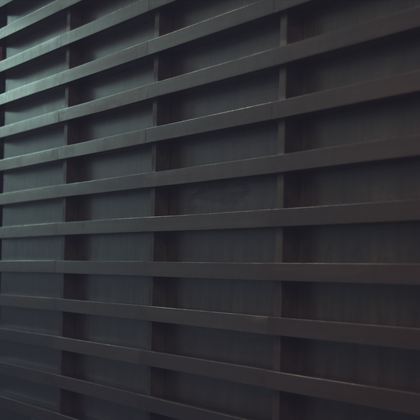
%> input picture general_functions/woodwall_0.png, 420 x 420 px, shrunk from 1024 x 1024 before the run; the run also reads 2 pictures not shown here
$ octave Run_GB.m   (GNU Octave 9; MATLAB toolbox functions it lacks are replaced by stand-ins)
%> lines starting %> are read from the running program, lines starting %| are printed output that depends on the picture; in (x1, y1, x2, y2) boxes, pixels count from 0 and x2, y2 are one past the last pixel; in counts of white or black regions, pixels touching at a corner belong together; the program's own positions count from 1
### general_functions/normalize2D.m
% This function normalizes a 2D matrix I0 to a 0-1 2D matrix I.
%
function I=normalize2D(I0)

I0=double(I0);
MAX=max(max(I0));
MIN=min(min(I0));
delta=MAX-MIN;

[r,c]=size(I0);
I=zeros(r,c);
for i=1:r
    for j=1:c
     I(i,j)=((I0(i,j)-MIN)./delta);
    end
end

end

### general_functions/calculateStokes.m
% This function calculates the 5 polarization parameters of the pixel.
%
% Output parameters:
%  5 polarization parameters: s0,s1,s2,DOLP,AOLP
%
% Input parameters:
%  4 intensity parameters of the pixel: i0,i45,i90,i135
%
function [s0,s1,s2,DOLP,AOLP] = calculateStokes(i0,i45,i90,i135)

% i0,i45,i90,i135: 0~1;
% make sure S0: 0~1, S1: -1~1, S2: -1~1
s0 = 0.5*(i0 + i45 + i90 + i135);
s0 = s0/2;
s1 = i0 - i90;
s2 = i45 - i135;

% make sure DOLP: 0~1
DOLP = sqrt(s1.*s1 + s2.*s2)./(s0);
DOLP(DOLP>1) = 1;
DOLP(DOLP<0) = 0;
DOLP(isnan(DOLP)) = 0;
DOLP(isinf(DOLP)) = 1;

% make sure AOLP: 0~1
AOLP = (1/2) * atan2(s2,s1);
AOLP = AOLP * 180 / pi;
AOLP = mod(AOLP,180)/180.0;

 if max(i0(:)) > 255 || max(i45(:)) > 255 || max(i90(:)) > 255 || max(i135(:)) > 255
    s1 = (s1 + 65535)/131070;
    s2 = (s2 + 65535)/131070;
 elseif max(i0(:) < 1) || max(i45(:) < 1) || max(i90(:) < 1) || max(i135(:) < 1)
    s1 = (s1 + 1)/2;
    s2 = (s2 + 1)/2;
 else
    s1 = (s1 + 255)/510;
    s2 = (s2 + 255)/510;
 end

end

### Gradient based (GB)/GB.m
%% Demosaic a matrix, and get 4 full-resolution intensity matrices with
% 'gradient based' algorithm
%
%% Input:
% The mosaic matrix
%
%% Output:
% 4 demosaiced matrices (4 intensity matrices)
function [I0_d,I45_d,I90_d,I135_d] = GB(mosaic)
% 90 45
% 135 0
thr=0.6;
[r,c,h]=size(mosaic);
r=r+6;
c=c+6;
I90=mosaic(:,:,1);
I45=mosaic(:,:,2);
I135=mosaic(:,:,3);
I0=mosaic(:,:,4);
I90=padarray(I90, [3 3]);
I45=padarray(I45, [3 3]);
I135=padarray(I135, [3 3]);
I0=padarray(I0, [3 3]);
%% interpolate the diagonal pixels
%% 90
% get D45135
D45=zeros(r,c);
D135=zeros(r,c);
D45135=zeros(r,c);
for i=5:2:r-3
    for j=5:2:c-3
        D45(i,j)=abs(I90(i-3,j-1)-I90(i-1,j-3)) + abs(I90(i-3,j+1)-I90(i-1,j-1)) + abs(I90(i-3,j+3)-I90(i-1,j+1))+...
                 abs(I90(i-1,j-1)-I90(i+1,j-3)) + abs(I90(i-1,j+1)-I90(i+1,j-1)) + abs(I90(i-1,j+3)-I90(i+1,j+1))+...
                 abs(I90(i+1,j-1)-I90(i+3,j-3)) + abs(I90(i+1,j+1)-I90(i+3,j-1)) + abs(I90(i+1,j+3)-I90(i+3,j+1));
        D135(i,j)=abs(I90(i-3,j-3)-I90(i-1,j-1)) + abs(I90(i-3,j-1)-I90(i-1,j+1)) + abs(I90(i-3,j+1)-I90(i-1,j+3))+...
                  abs(I90(i-1,j-3)-I90(i+1,j-1)) + abs(I90(i-1,j-1)-I90(i+1,j+1)) + abs(I90(i-1,j+1)-I90(i+1,j+3))+...
                  abs(I90(i+1,j-3)-I90(i+3,j-1)) + abs(I90(i+1,j-1)-I90(i+3,j+1)) + abs(I90(i+1,j+1)-I90(i+3,j+3));
        D45135(i,j)=D45(i,j)/D135(i,j);
    end
end

% decide how to interpolate by D45135
for i=5:2:r-3
    for j=5:2:c-3
        if D45135(i,j)>thr
            % 135° edge
            I90(i,j)=dia(I90(i-3,j-3),I90(i-1,j-1),I90(i+1,j+1),I90(i+3,j+3));
        elseif D45135(i,j)<thr
            % 45° edge
            I90(i,j)=dia(I90(i+3,j+3),I90(i+1,j+1),I90(i-1,j-1),I90(i-3,j-3));
        else
            % smooth
            I90(i,j)=(I90(i-1,j-1)+I90(i-1,j+1)+I90(i+1,j-1)+I90(i+1,j+1))/4;
        end
    end
end
%% 45
% get D45135
D45=zeros(r,c);
D135=zeros(r,c);
D45135=zeros(r,c);
for i=5:2:r-3
    for j=5:2:c-3
        D45(i,j)=abs(I45(i-3,j-1)-I45(i-1,j-3)) + abs(I45(i-3,j+1)-I45(i-1,j-1)) + abs(I45(i-3,j+3)-I45(i-1,j+1))+...
                 abs(I45(i-1,j-1)-I45(i+1,j-3)) + abs(I45(i-1,j+1)-I45(i+1,j-1)) + abs(I45(i-1,j+3)-I45(i+1,j+1))+...
                 abs(I45(i+1,j-1)-I45(i+3,j-3)) + abs(I45(i+1,j+1)-I45(i+3,j-1)) + abs(I45(i+1,j+3)-I45(i+3,j+1));
        D135(i,j)=abs(I45(i-3,j-3)-I45(i-1,j-1)) + abs(I45(i-3,j-1)-I45(i-1,j+1)) + abs(I45(i-3,j+1)-I45(i-1,j+3))+...
                  abs(I45(i-1,j-3)-I45(i+1,j-1)) + abs(I45(i-1,j-1)-I45(i+1,j+1)) + abs(I45(i-1,j+1)-I45(i+1,j+3))+...
                  abs(I45(i+1,j-3)-I45(i+3,j-1)) + abs(I45(i+1,j-1)-I45(i+3,j+1)) + abs(I45(i+1,j+1)-I45(i+3,j+3));
        D45135(i,j)=D45(i,j)/D135(i,j);
    end
end
% decide how to interpolate by D45135
for i=5:2:r-3
    for j=4:2:c-3
        if D45135(i,j)>thr
            % 135° edge
            I45(i,j)=dia(I45(i-3,j-3),I45(i-1,j-1),I45(i+1,j+1),I45(i+3,j+3));
        elseif D45135(i,j)<thr
            % 45° edge
            I45(i,j)=dia(I45(i+3,j+3),I45(i+1,j+1),I45(i-1,j-1),I45(i-3,j-3));
        else
            % smooth
            I45(i,j)=(I45(i-1,j-1)+I45(i-1,j+1)+I45(i+1,j-1)+I45(i+1,j+1))/4;
        end
    end
end
%% 135
% get D45135
D45=zeros(r,c);
D135=zeros(r,c);
D45135=zeros(r,c);
for i=4:2:r-3
    for j=5:2:c-3
        D45(i,j)=abs(I135(i-3,j-1)-I135(i-1,j-3)) + abs(I135(i-3,j+1)-I135(i-1,j-1)) + abs(I135(i-3,j+3)-I135(i-1,j+1))+...
                 abs(I135(i-1,j-1)-I135(i+1,j-3)) + abs(I135(i-1,j+1)-I135(i+1,j-1)) + abs(I135(i-1,j+3)-I135(i+1,j+1))+...
                 abs(I135(i+1,j-1)-I135(i+3,j-3)) + abs(I135(i+1,j+1)-I135(i+3,j-1)) + abs(I135(i+1,j+3)-I135(i+3,j+1));
        D135(i,j)=abs(I135(i-3,j-3)-I135(i-1,j-1)) + abs(I135(i-3,j-1)-I135(i-1,j+1)) + abs(I135(i-3,j+1)-I135(i-1,j+3))+...
                  abs(I135(i-1,j-3)-I135(i+1,j-1)) + abs(I135(i-1,j-1)-I135(i+1,j+1)) + abs(I135(i-1,j+1)-I135(i+1,j+3))+...
                  abs(I135(i+1,j-3)-I135(i+3,j-1)) + abs(I135(i+1,j-1)-I135(i+3,j+1)) + abs(I135(i+1,j+1)-I135(i+3,j+3));
        D45135(i,j)=D45(i,j)/D135(i,j);
    end
end
% decide how to interpolate by D45135
for i=4:2:r-3
    for j=5:2:c-3
        if D45135(i,j)>thr
            % 135° edge
            I135(i,j)=dia(I135(i-3,j-3),I135(i-1,j-1),I135(i+1,j+1),I135(i+3,j+3));
        elseif D45135(i,j)<thr
            % 45° edge
            I135(i,j)=dia(I135(i+3,j+3),I135(i+1,j+1),I135(i-1,j-1),I135(i-3,j-3));
        else
            % smooth
            I135(i,j)=(I135(i-1,j-1)+I135(i-1,j+1)+I135(i+1,j-1)+I135(i+1,j+1))/4;
        end
    end
end
%% 0
% get D45135
D45=zeros(r,c);
D135=zeros(r,c);
D45135=zeros(r,c);
for i=4:2:r-3
    for j=4:2:c-3
        D45(i,j)=abs(I0(i-3,j-1)-I0(i-1,j-3)) + abs(I0(i-3,j+1)-I0(i-1,j-1)) + abs(I0(i-3,j+3)-I0(i-1,j+1))+...
                 abs(I0(i-1,j-1)-I0(i+1,j-3)) + abs(I0(i-1,j+1)-I0(i+1,j-1)) + abs(I0(i-1,j+3)-I0(i+1,j+1))+...
                 abs(I0(i+1,j-1)-I0(i+3,j-3)) + abs(I0(i+1,j+1)-I0(i+3,j-1)) + abs(I0(i+1,j+3)-I0(i+3,j+1));
        D135(i,j)=abs(I0(i-3,j-3)-I0(i-1,j-1)) + abs(I0(i-3,j-1)-I0(i-1,j+1)) + abs(I0(i-3,j+1)-I0(i-1,j+3))+...
                  abs(I0(i-1,j-3)-I0(i+1,j-1)) + abs(I0(i-1,j-1)-I0(i+1,j+1)) + abs(I0(i-1,j+1)-I0(i+1,j+3))+...
                  abs(I0(i+1,j-3)-I0(i+3,j-1)) + abs(I0(i+1,j-1)-I0(i+3,j+1)) + abs(I0(i+1,j+1)-I0(i+3,j+3));
        D45135(i,j)=D45(i,j)/D135(i,j);
    end
end
% decide how to interpolate by D45135
for i=4:2:r-3
    for j=4:2:c-3
        if D45135(i,j)>thr
            % 135° edge
            I0(i,j)=dia(I0(i-3,j-3),I0(i-1,j-1),I0(i+1,j+1),I0(i+3,j+3));
        elseif D45135(i,j)<thr
            % 45° edge
            I0(i,j)=dia(I0(i+3,j+3),I0(i+1,j+1),I0(i-1,j-1),I0(i-3,j-3));
        else
            % smooth
            I0(i,j)=(I0(i-1,j-1)+I0(i-1,j+1)+I0(i+1,j-1)+I0(i+1,j+1))/4;
        end
    end
end

%% interpolate the horizontal and vertical pixels
%% 90
% get D090
D0=zeros(r,c);
D90=zeros(r,c);
D090=zeros(r,c);
for i=4:2:r-3
    for j=5:2:c-3
D0(i,j)= abs(I90(i-2,j-1)-I90(i-2,j-3)) + abs(I90(i-2,j+1)-I90(i-2,j-1)) + abs(I90(i-2,j+3)-I90(i-2,j+1))+...
         abs(I90(i,j-1)-I90(i,j-3))     + abs(I90(i,j+1)-I90(i,j-1))     + abs(I90(i,j+3)-I90(i,j+1))+...
         abs(I90(i+2,j-1)-I90(i+2,j-3)) + abs(I90(i+2,j+1)-I90(i+2,j-1)) + abs(I90(i+2,j+3)-I90(i+2,j+1));
D90(i,j)=abs(I90(i-1,j-2)-I90(i-3,j-2)) + abs(I90(i-1,j)-I90(i-3,j)) + abs(I90(i-1,j+2)-I90(i-3,j+2))+...
         abs(I90(i+1,j-2)-I90(i-1,j-2)) + abs(I90(i+1,j)-I90(i-1,j)) + abs(I90(i+1,j+2)-I90(i-1,j+2))+...
         abs(I90(i+3,j-2)-I90(i+1,j-2)) + abs(I90(i+3,j)-I90(i+1,j)) + abs(I90(i+3,j+2)-I90(i+1,j+2));
D090(i,j)=D0(i,j)/D90(i,j);
    end
end
for i=5:2:r-3
    for j=4:2:c-3
D0(i,j)= abs(I90(i-2,j-1)-I90(i-2,j-3)) + abs(I90(i-2,j+1)-I90(i-2,j-1)) + abs(I90(i-2,j+3)-I90(i-2,j+1))+...
         abs(I90(i,j-1)-I90(i,j-3))     + abs(I90(i,j+1)-I90(i,j-1))     + abs(I90(i,j+3)-I90(i,j+1))+...
         abs(I90(i+2,j-1)-I90(i+2,j-3)) + abs(I90(i+2,j+1)-I90(i+2,j-1)) + abs(I90(i+2,j+3)-I90(i+2,j+1));
D90(i,j)=abs(I90(i-1,j-2)-I90(i-3,j-2)) + abs(I90(i-1,j)-I90(i-3,j)) + abs(I90(i-1,j+2)-I90(i-3,j+2))+...
         abs(I90(i+1,j-2)-I90(i-1,j-2)) + abs(I90(i+1,j)-I90(i-1,j)) + abs(I90(i+1,j+2)-I90(i-1,j+2))+...
         abs(I90(i+3,j-2)-I90(i+1,j-2)) + abs(I90(i+3,j)-I90(i+1,j)) + abs(I90(i+3,j+2)-I90(i+1,j+2));
D090(i,j)=D0(i,j)/D90(i,j);
    end
end
% interpolate
for i=4:2:r-3
    for j=5:2:c-3
        if D090(i,j)>thr
            % 90° edge
            I90(i,j)=dia(I90(i+3,j),I90(i+1,j),I90(i-1,j),I90(i-3,j));
        elseif D45135(i,j)<thr
            % 0° edge
            I90(i,j)=dia(I90(i,j+3),I90(i,j+1),I90(i,j-1),I90(i,j-3));
        else
            % smooth
            I90(i,j)=(I90(i,j+1)+I90(i,j-1)+I90(i+1,j)+I90(i-1,j))/4;
        end
    end
end
for i=5:2:r-3
    for j=4:2:c-3
        if D090(i,j)>thr
            % 90° edge
            I90(i,j)=dia(I90(i+3,j),I90(i+1,j),I90(i-1,j),I90(i-3,j));
        elseif D45135(i,j)<thr
            % 0° edge
            I90(i,j)=dia(I90(i,j+3),I90(i,j+1),I90(i,j-1),I90(i,j-3));
        else
            % smooth
            I90(i,j)=(I90(i,j+1)+I90(i,j-1)+I90(i+1,j)+I90(i-1,j))/4;
        end
    end
end
%% 45
% get D090
D0=zeros(r,c);
D90=zeros(r,c);
D090=zeros(r,c);
for i=4:2:r-3
    for j=4:2:c-3
D0(i,j)= abs(I45(i-2,j-1)-I45(i-2,j-3)) + abs(I45(i-2,j+1)-I45(i-2,j-1)) + abs(I45(i-2,j+3)-I45(i-2,j+1))+...
         abs(I45(i,j-1)-I45(i,j-3))     + abs(I45(i,j+1)-I45(i,j-1))     + abs(I45(i,j+3)-I45(i,j+1))+...
         abs(I45(i+2,j-1)-I45(i+2,j-3)) + abs(I45(i+2,j+1)-I45(i+2,j-1)) + abs(I45(i+2,j+3)-I45(i+2,j+1));
D90(i,j)=abs(I45(i-1,j-2)-I45(i-3,j-2)) + abs(I45(i-1,j)-I45(i-3,j)) + abs(I45(i-1,j+2)-I45(i-3,j+2))+...
         abs(I45(i+1,j-2)-I45(i-1,j-2)) + abs(I45(i+1,j)-I45(i-1,j)) + abs(I45(i+1,j+2)-I45(i-1,j+2))+...
         abs(I45(i+3,j-2)-I45(i+1,j-2)) + abs(I45(i+3,j)-I45(i+1,j)) + abs(I45(i+3,j+2)-I45(i+1,j+2));
D090(i,j)=D0(i,j)/D90(i,j);
    end
end
for i=5:2:r-3
    for j=5:2:c-3
D0(i,j)= abs(I45(i-2,j-1)-I45(i-2,j-3)) + abs(I45(i-2,j+1)-I45(i-2,j-1)) + abs(I45(i-2,j+3)-I45(i-2,j+1))+...
         abs(I45(i,j-1)-I45(i,j-3))     + abs(I45(i,j+1)-I45(i,j-1))     + abs(I45(i,j+3)-I45(i,j+1))+...
         abs(I45(i+2,j-1)-I45(i+2,j-3)) + abs(I45(i+2,j+1)-I45(i+2,j-1)) + abs(I45(i+2,j+3)-I45(i+2,j+1));
D90(i,j)=abs(I45(i-1,j-2)-I45(i-3,j-2)) + abs(I45(i-1,j)-I45(i-3,j)) + abs(I45(i-1,j+2)-I45(i-3,j+2))+...
         abs(I45(i+1,j-2)-I45(i-1,j-2)) + abs(I45(i+1,j)-I45(i-1,j)) + abs(I45(i+1,j+2)-I45(i-1,j+2))+...
         abs(I45(i+3,j-2)-I45(i+1,j-2)) + abs(I45(i+3,j)-I45(i+1,j)) + abs(I45(i+3,j+2)-I45(i+1,j+2));
D090(i,j)=D0(i,j)/D90(i,j);
    end
end
% interpolate
for i=4:2:r-3
    for j=4:2:c-3
        if D090(i,j)>thr
            % 90° edge
            I45(i,j)=dia(I45(i+3,j),I45(i+1,j),I45(i-1,j),I45(i-3,j));
        elseif D45135(i,j)<thr
            % 0° edge
            I45(i,j)=dia(I45(i,j+3),I45(i,j+1),I45(i,j-1),I45(i,j-3));
        else
            % smooth
            I45(i,j)=(I45(i,j+1)+I45(i,j-1)+I45(i+1,j)+I45(i-1,j))/4;
        end
    end
end
for i=5:2:r-3
    for j=5:2:c-3
        if D090(i,j)>thr
            % 90° edge
            I45(i,j)=dia(I45(i+3,j),I45(i+1,j),I45(i-1,j),I45(i-3,j));
        elseif D45135(i,j)<thr
            % 0° edge
            I45(i,j)=dia(I45(i,j+3),I45(i,j+1),I45(i,j-1),I45(i,j-3));
        else
            % smooth
            I45(i,j)=(I45(i,j+1)+I45(i,j-1)+I45(i+1,j)+I45(i-1,j))/4;
        end
    end
end
%% 135
% get D090
D0=zeros(r,c);
D90=zeros(r,c);
D090=zeros(r,c);
for i=4:2:r-3
    for j=4:2:c-3
D0(i,j)= abs(I135(i-2,j-1)-I135(i-2,j-3)) + abs(I135(i-2,j+1)-I135(i-2,j-1)) + abs(I135(i-2,j+3)-I135(i-2,j+1))+...
         abs(I135(i,j-1)-I135(i,j-3))     + abs(I135(i,j+1)-I135(i,j-1))     + abs(I135(i,j+3)-I135(i,j+1))+...
         abs(I135(i+2,j-1)-I135(i+2,j-3)) + abs(I135(i+2,j+1)-I135(i+2,j-1)) + abs(I135(i+2,j+3)-I135(i+2,j+1));
D90(i,j)=abs(I135(i-1,j-2)-I135(i-3,j-2)) + abs(I135(i-1,j)-I135(i-3,j)) + abs(I135(i-1,j+2)-I135(i-3,j+2))+...
         abs(I135(i+1,j-2)-I135(i-1,j-2)) + abs(I135(i+1,j)-I135(i-1,j)) + abs(I135(i+1,j+2)-I135(i-1,j+2))+...
         abs(I135(i+3,j-2)-I135(i+1,j-2)) + abs(I135(i+3,j)-I135(i+1,j)) + abs(I135(i+3,j+2)-I135(i+1,j+2));
D090(i,j)=D0(i,j)/D90(i,j);
    end
end
for i=5:2:r-3
    for j=5:2:c-3
D0(i,j)= abs(I135(i-2,j-1)-I135(i-2,j-3)) + abs(I135(i-2,j+1)-I135(i-2,j-1)) + abs(I135(i-2,j+3)-I135(i-2,j+1))+...
         abs(I135(i,j-1)-I135(i,j-3))     + abs(I135(i,j+1)-I135(i,j-1))     + abs(I135(i,j+3)-I135(i,j+1))+...
         abs(I135(i+2,j-1)-I135(i+2,j-3)) + abs(I135(i+2,j+1)-I135(i+2,j-1)) + abs(I135(i+2,j+3)-I135(i+2,j+1));
D90(i,j)=abs(I135(i-1,j-2)-I135(i-3,j-2)) + abs(I135(i-1,j)-I135(i-3,j)) + abs(I135(i-1,j+2)-I135(i-3,j+2))+...
         abs(I135(i+1,j-2)-I135(i-1,j-2)) + abs(I135(i+1,j)-I135(i-1,j)) + abs(I135(i+1,j+2)-I135(i-1,j+2))+...
         abs(I135(i+3,j-2)-I135(i+1,j-2)) + abs(I135(i+3,j)-I135(i+1,j)) + abs(I135(i+3,j+2)-I135(i+1,j+2));
D090(i,j)=D0(i,j)/D90(i,j);
    end
end
% interpolate
for i=4:2:r-3
    for j=4:2:c-3
        if D090(i,j)>thr
            % 90° edge
            I135(i,j)=dia(I135(i+3,j),I135(i+1,j),I135(i-1,j),I135(i-3,j));
        elseif D45135(i,j)<thr
            % 0° edge
            I135(i,j)=dia(I135(i,j+3),I135(i,j+1),I135(i,j-1),I135(i,j-3));
        else
            % smooth
            I135(i,j)=(I135(i,j+1)+I135(i,j-1)+I135(i+1,j)+I135(i-1,j))/4;
        end
    end
end
for i=5:2:r-3
    for j=5:2:c-3
        if D090(i,j)>thr
            % 90° edge
            I135(i,j)=dia(I135(i+3,j),I135(i+1,j),I135(i-1,j),I135(i-3,j));
        elseif D45135(i,j)<thr
            % 0° edge
            I135(i,j)=dia(I135(i,j+3),I135(i,j+1),I135(i,j-1),I135(i,j-3));
        else
            % smooth
            I135(i,j)=(I135(i,j+1)+I135(i,j-1)+I135(i+1,j)+I135(i-1,j))/4;
        end
    end
end
%% 0
% get D090
D0=zeros(r,c);
D90=zeros(r,c);
D090=zeros(r,c);
for i=4:2:r-3
    for j=5:2:c-3
D0(i,j)= abs(I0(i-2,j-1)-I0(i-2,j-3)) + abs(I0(i-2,j+1)-I0(i-2,j-1)) + abs(I0(i-2,j+3)-I0(i-2,j+1))+...
         abs(I0(i,j-1)-I0(i,j-3))     + abs(I0(i,j+1)-I0(i,j-1))     + abs(I0(i,j+3)-I0(i,j+1))+...
         abs(I0(i+2,j-1)-I0(i+2,j-3)) + abs(I0(i+2,j+1)-I0(i+2,j-1)) + abs(I0(i+2,j+3)-I0(i+2,j+1));
D90(i,j)=abs(I0(i-1,j-2)-I0(i-3,j-2)) + abs(I0(i-1,j)-I0(i-3,j)) + abs(I0(i-1,j+2)-I0(i-3,j+2))+...
         abs(I0(i+1,j-2)-I0(i-1,j-2)) + abs(I0(i+1,j)-I0(i-1,j)) + abs(I0(i+1,j+2)-I0(i-1,j+2))+...
         abs(I0(i+3,j-2)-I0(i+1,j-2)) + abs(I0(i+3,j)-I0(i+1,j)) + abs(I0(i+3,j+2)-I0(i+1,j+2));
D090(i,j)=D0(i,j)/D90(i,j);
    end
end
for i=5:2:r-3
    for j=4:2:c-3
D0(i,j)= abs(I0(i-2,j-1)-I0(i-2,j-3)) + abs(I0(i-2,j+1)-I0(i-2,j-1)) + abs(I0(i-2,j+3)-I0(i-2,j+1))+...
         abs(I0(i,j-1)-I0(i,j-3))     + abs(I0(i,j+1)-I0(i,j-1))     + abs(I0(i,j+3)-I0(i,j+1))+...
         abs(I0(i+2,j-1)-I0(i+2,j-3)) + abs(I0(i+2,j+1)-I0(i+2,j-1)) + abs(I0(i+2,j+3)-I0(i+2,j+1));
D90(i,j)=abs(I0(i-1,j-2)-I0(i-3,j-2)) + abs(I0(i-1,j)-I0(i-3,j)) + abs(I0(i-1,j+2)-I0(i-3,j+2))+...
         abs(I0(i+1,j-2)-I0(i-1,j-2)) + abs(I0(i+1,j)-I0(i-1,j)) + abs(I0(i+1,j+2)-I0(i-1,j+2))+...
         abs(I0(i+3,j-2)-I0(i+1,j-2)) + abs(I0(i+3,j)-I0(i+1,j)) + abs(I0(i+3,j+2)-I0(i+1,j+2));
D090(i,j)=D0(i,j)/D90(i,j);
    end
end
% interpolate
for i=4:2:r-3
    for j=5:2:c-3
        if D090(i,j)>thr
            % 90° edge
            I0(i,j)=dia(I0(i+3,j),I0(i+1,j),I0(i-1,j),I0(i-3,j));
        elseif D45135(i,j)<thr
            % 0° edge
            I0(i,j)=dia(I0(i,j+3),I0(i,j+1),I0(i,j-1),I0(i,j-3));
        else
            % smooth
            I0(i,j)=(I0(i,j+1)+I0(i,j-1)+I0(i+1,j)+I0(i-1,j))/4;
        end
    end
end
for i=5:2:r-3
    for j=4:2:c-3
        if D090(i,j)>thr
            % 90° edge
            I0(i,j)=dia(I0(i+3,j),I0(i+1,j),I0(i-1,j),I0(i-3,j));
        elseif D45135(i,j)<thr
            % 0° edge
            I0(i,j)=dia(I0(i,j+3),I0(i,j+1),I0(i,j-1),I0(i,j-3));
        else
            % smooth
            I0(i,j)=(I0(i,j+1)+I0(i,j-1)+I0(i+1,j)+I0(i-1,j))/4;
        end
    end
end
%% final interpolated matrices
I0_d=I0(4:r-3,4:c-3);
I45_d=I45(4:r-3,4:c-3);
I90_d=I90(4:r-3,4:c-3);
I135_d=I135(4:r-3,4:c-3);
end

### Gradient based (GB)/Run_GB.m
%% Describe:
% This code shows the algorithm's demosaicing ability intuitively.
% It will mosaic a ground-truth scenario first, demosaic it with the
%   specific algorithm discussed in this folder, and then compare
%   the polarization parameters before and after demosaicing.
% It will use subjective and objective indicators to describe the demosaicing
%   performance.
%
%% Note:
% Make sure to put this code and the 'general_functions' folder in the
%   same folder.
%
%% Input:
% 4 RGB polarization images from the scenario 'woodwall'.
%
%% Output:
% 5 figures: showing 9 pairs of ground-truth and demosaiced polarization-
%   parameter images, including I0, I45, I90, I135, S0, S1, S2, DOLP and AOLP.
% A 'result' excel: PSNRs of these 9 pairs of images.


%% PRE
clc
close all;
clear all;
% add functions folder
addpath('general_functions');
% Result folder
if exist('Results') == 0
    mkdir('Results')
end
tic
% read polarization images (4 RGB pics)
I0 = double(imread('woodwall_0.png'));
I45 = double(imread('woodwall_45.png'));
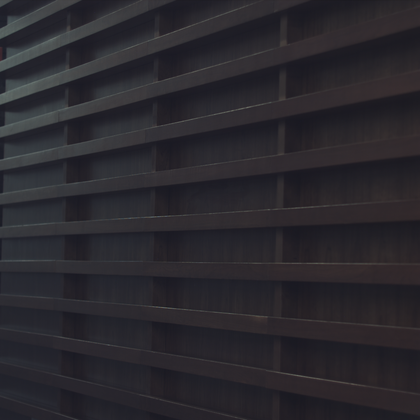
%> input picture general_functions/woodwall_45.png, 420 x 420 px, shrunk from 1024 x 1024 before the run
I90 = double(imread('woodwall_90.png'));
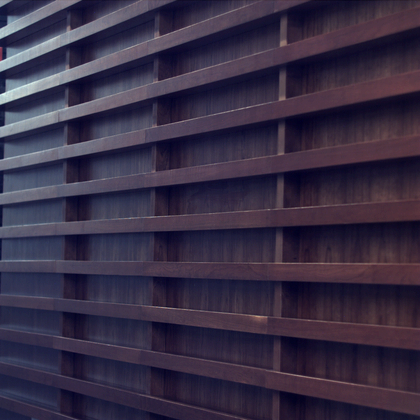
%> I90: size 420x420x3 double; mean R, G, B 40.4, 37.9, 44; mean of the top-left, top-right, bottom-left and bottom-right quarters 45.3, 39.1, 40.2, 38.4; drawn with min black and max white
I135 = double(imread('woodwall_135.png'));
% abstract monochrome polarization image by green channel: origin
I0 = normalize2D(I0(:,:,2));
%> in normalize2D, `MAX=max(max(I0));`: MAX = 199
%> in normalize2D, `MIN=min(min(I0));`: MIN = 24
%> in normalize2D, `delta=MAX-MIN;`: delta = 175
%> after the loop in normalize2D, `for i=1:r`:
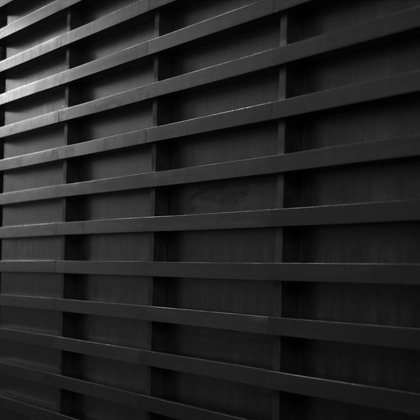
%> I: size 420x420 double; min 0, max 1, mean 0.147
I45 = normalize2D(I45(:,:,2));
I90 = normalize2D(I90(:,:,2));
I135 = normalize2D(I135(:,:,2));
origin = cat(3,I90,I45,I135,I0);
%% caculate polarization parameters of Origin Image (I0,I45,I90,I135)
[S0,S1,S2,DOLP,AOLP] = calculateStokes(I0,I45,I90,I135);
%> in calculateStokes, `DOLP(DOLP>1) = 1;`:
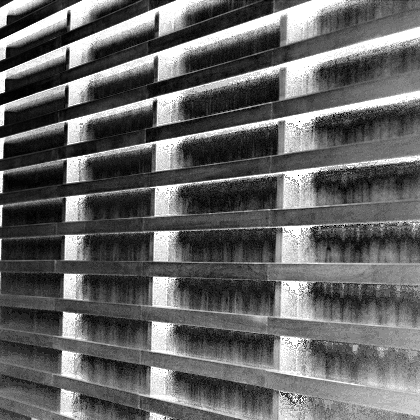
%> DOLP: size 420x420 double; 0% of the values are NaN or infinite; the others: min 0, max 1, mean 0.396; drawn with min black, max white, NaN and infinite black
%> in calculateStokes, `DOLP(isnan(DOLP)) = 0;`: DOLP: size 420x420 double; under 0.01% of pixels changed, all inside (x1, y1, x2, y2) = (298, 121, 300, 176)


%% set mosaic pattern: mask
% 90 45
% 135 0
r = size(I0,1);
%> r = 420
c = size(I0,2);
%> c = 420
mask = [];
for i = 1:2
    for j = 1:2
        temp_mask = zeros(r,c);
        temp_mask(i:2:end,j:2:end) = 1;
        mask = cat(3,mask,temp_mask);
    end
end
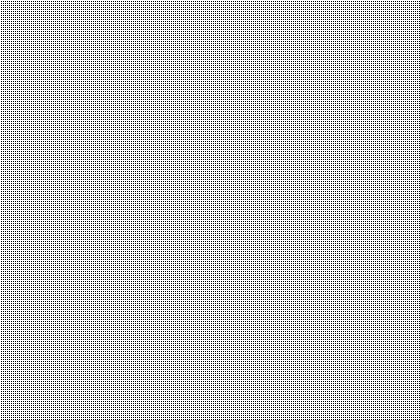
%> mask: size 420x420x4 double; mean R, G, B, A 0.25, 0.25, 0.25, 0.25; transparent parts drawn white
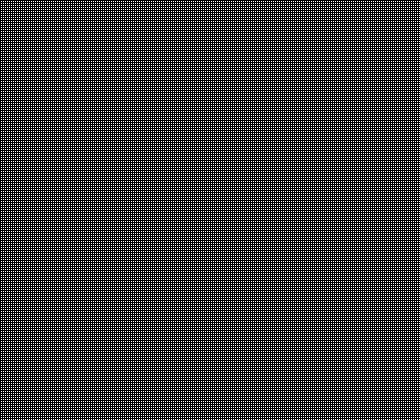
%> temp_mask: size 420x420 double; values 0 (black) and 1 (white), 25% white in thin lines or dots
mask_90 = mask(:,:,1);
mask_45 = mask(:,:,2);
mask_135 = mask(:,:,3);
mask_0 = mask(:,:,4);
%% make the Mosaic Image: mosaic
mosaic(:,:,1) = origin(:,:,1) .* mask_90;
mosaic(:,:,2) = origin(:,:,2) .* mask_45;
mosaic(:,:,3) = origin(:,:,3) .* mask_135;
%> mosaic: size 420x420x3 double
mosaic(:,:,4) = origin(:,:,4) .* mask_0;
%> mosaic: size 420x420x4 double


%% get the Demosaic Image: demosaic (I0_d,I45_d,I90_d,I135_d)
[I0_d,I45_d,I90_d,I135_d] = GB(mosaic);
%> after the loop in GB, `for i=5:2:r-3`:
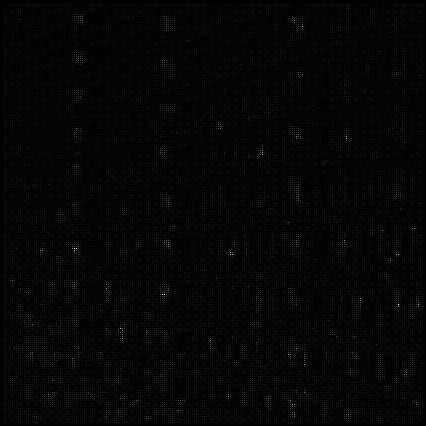
%> D45135: size 426x426 double; 0.08% of the values are NaN or infinite; the others: min 0, max 16, mean 0.248; drawn with min black, max white, NaN and infinite black
%> (the run ends here)
